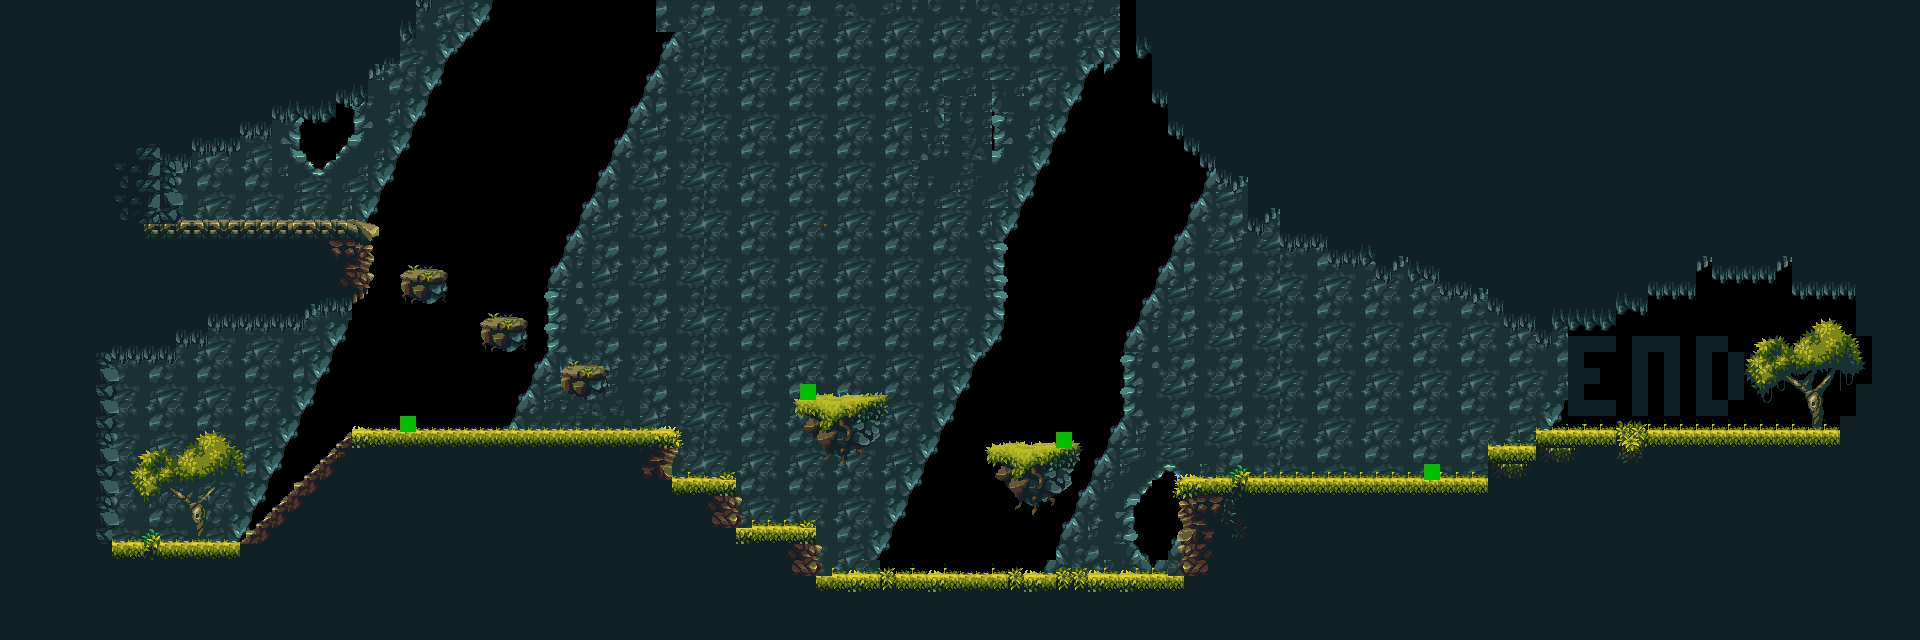

This is a level from a 2D game, rendered from its Tiled map with the project's own tilesets. A one-line summary and the map file follow, with tile-layer data summarised:
An orthogonal 120x40 tile map with 16x16 px tiles, 5 tile layers (caveBackground, mainGrass, enemies, front, ...), 4 tilesets.

<map version="1.5" tiledversion="1.7.2" orientation="orthogonal" renderorder="right-down" width="120" height="40" tilewidth="16" tileheight="16" infinite="0" nextlayerid="11" nextobjectid="1">
 <tileset firstgid="1" name="Magic_Cliffs16_2" tilewidth="16" tileheight="16" tilecount="1160" columns="58">
  <image source="../tiles/Magic-Cliffs-Environment/PNG/tileset.png" width="928" height="320" />
 </tileset>
 <tileset firstgid="1161" name="Magic_Cliffs16" tilewidth="16" tileheight="16" tilecount="1160" columns="58">
  <image source="../tiles/Magic-Cliffs-Environment/PNG/tileset.png" width="928" height="320" />
 </tileset>
 <tileset firstgid="2321" name="nes-color-palette" tilewidth="16" tileheight="16" tilecount="64" columns="16">
  <image source="../tiles/nes-color-palette.jpg" width="256" height="64" />
 </tileset>
 <tileset firstgid="2385" source="Magic_Cliffs16.tsx" />
 <layer id="2" name="caveBackground" width="120" height="40">
  <data>[4800 cells, 3258 non-empty, 127 distinct tile ids]</data>
 </layer>
 <layer id="3" name="mainGrass" width="120" height="40">
  <data>[4800 cells, 2844 non-empty, 252 distinct tile ids]</data>
 </layer>
 <layer id="10" name="enemies" width="120" height="40">
  <data>[4800 cells, 4 non-empty, 1 distinct tile ids]</data>
 </layer>
 <layer id="9" name="front" width="120" height="40">
  <data>[4800 cells, 18 non-empty, 9 distinct tile ids]</data>
 </layer>
 <layer id="7" name="exclude" width="120" height="40">
  <data>[4800 cells, 0 non-empty, 0 distinct tile ids]</data>
 </layer>
</map>
